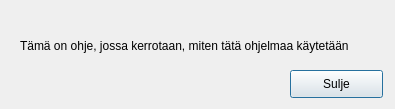
<?xml version="1.0" encoding="UTF-8"?>
<ui version="4.0">
 <class>Dialog</class>
 <widget class="QDialog" name="Dialog">
  <property name="geometry">
   <rect>
    <x>0</x>
    <y>0</y>
    <width>395</width>
    <height>109</height>
   </rect>
  </property>
  <property name="windowTitle">
   <string>Dialog</string>
  </property>
  <widget class="QLabel" name="label">
   <property name="geometry">
    <rect>
     <x>20</x>
     <y>30</y>
     <width>471</width>
     <height>31</height>
    </rect>
   </property>
   <property name="text">
    <string>Tämä on ohje, jossa kerrotaan, miten tätä ohjelmaa käytetään</string>
   </property>
  </widget>
  <widget class="QPushButton" name="closePushButton">
   <property name="geometry">
    <rect>
     <x>290</x>
     <y>70</y>
     <width>93</width>
     <height>28</height>
    </rect>
   </property>
   <property name="text">
    <string>Sulje</string>
   </property>
  </widget>
 </widget>
 <resources/>
 <connections/>
</ui>
